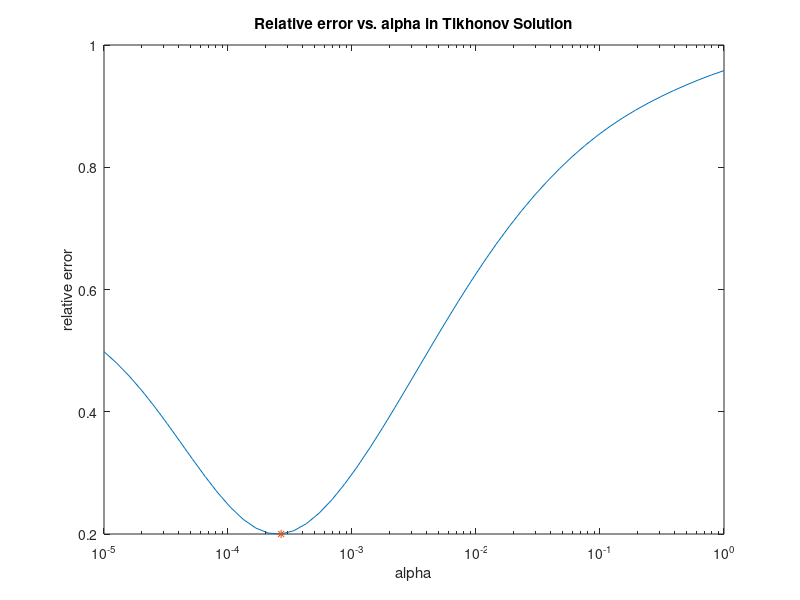

Here is the MATLAB script that generated this plot: (Note: this script raises an error after producing the figure.)
%  
% PSF reconstruction problem.
%
clear all, close all
n       = 80; %%%input(' No. of grid points = ');
h       = 1/n;
t       = [h/2:h:1-h/2]';
% Create the left-half of the PSF
sig1    = .02; %%%input(' Kernel width sigma = ');
kernel1 = exp(-(t(1:40)-h/2).^2/sig1^2);
% Create the right-half of the PSF
sig2    = .08;
kernel2 = exp(-(t(1:40)-h/2).^2/sig2^2);
% Create the normalized PSF
PSF     = [flipud(kernel1);kernel2];
PSF     = PSF/sum(PSF)/h;
% Numerical discretization of intergral operator
A = tril(ones(n,n))*h;

% Set up true solution x_true and data b = A*x_true + error.
x_true = PSF;
Ax = A*x_true;
err_lev = 2; %%%input(' Percent error in data = ');
sigma = err_lev/100 * norm(Ax) / sqrt(n);
%randn('state',1)
eta =  sigma * randn(n,1);
b = Ax + eta;
figure(1), 
  plot(t,x_true,'k',t,b,'ko')
  %legend('true image','blurred, noisy data','Location','NorthWest')

% Compute Tikhonov solution
[U,S,V] = svd(A);
dS = diag(S); dS2 = dS.^2; 
Utb = U'*b;
%param_choice = input(' Enter 0 to enter alpha, 1 for UPRE, 2 for GCV, 3 for DP, or 4 for L-curve. ');
%if param_choice == 0
%    alpha = input(' alpha = ');
%elseif param_choice == 1
%    RegParam_fn = @(a) sum((a^2*Utb.^2)./(dS2+a).^2)+2*sigma^2*sum(dS2./(dS2+a));
%    alpha = fminbnd(RegParam_fn,0,1);
%elseif param_choice == 2
%    RegParam_fn = @(a) sum((a^2*Utb.^2)./(dS2+a).^2)/(n-sum(dS2./(dS2+a)))^2;
%    alpha = fminbnd(RegParam_fn,0,1);
%elseif param_choice == 3
%    RegParam_fn = @(a) (sum((a^2*Utb.^2)./(dS2+a).^2)-n*sigma^2)^2;
%    alpha = fminbnd(RegParam_fn,0,1);
%elseif param_choice == 4
%    RegParam_fn = @(alpha) - curvatureLcurve(alpha,A,U,S,V,b);
%    alpha = fminbnd(RegParam_fn,0,1);
%end
%
% Now compute the regularized solution for TSVD
%dSfilt = dS./(dS.^2+alpha);
%xfilt = V*(dSfilt.*(U'*b));
%figure(2)
%  plot(t,x_true,'b-',t,xfilt,'k-')

alpha = logspace(-5,0);

% Problem 2.2a
f_a = @(a) norm((A'*A + a*eye(n))\(A'*b) - x_true)/norm(x_true);
rel_error = arrayfun(f_a,alpha);
[rel_min,rel_min_idx] = min(rel_error);
figure(1)
semilogx(alpha,rel_error), hold on;
semilogx(alpha(rel_min_idx),rel_min,'*'), hold off;
xlabel('alpha')
ylabel('relative error')
title(sprintf('Relative error vs. alpha in Tikhonov Solution'));
saveTightFigure(figure(1),'psf_rel_error.pdf')

figure(2)
plot(t,x_true,'b-', t,(A'*A + alpha(rel_min_idx)*eye(n))\(A'*b),'k-')
title(sprintf('True function with reconstruction \\alpha = %.5f',alpha(rel_min_idx)));
saveTightFigure(figure(2),'psf_rel_error_solution.pdf')

% Problem 2.5a
figure(3)
m_a = @(a) sigma^2*norm(dS./(dS.^2+a))^2 + (a./(dS.^2 + a))'.^2 * ((V'*x_true).^2); 
mean_error = arrayfun( m_a, alpha);
[mean_min,mean_min_idx] = min(mean_error);
loglog(alpha,mean_error,'r--'), hold on;
loglog(alpha(mean_min_idx),mean_min,'r*'), hold off;
title(sprintf('True function with reconstruction \\alpha = %.5f',alpha(mean_min_idx)));
saveTightFigure(figure(2),'psf_mse.pdf')
